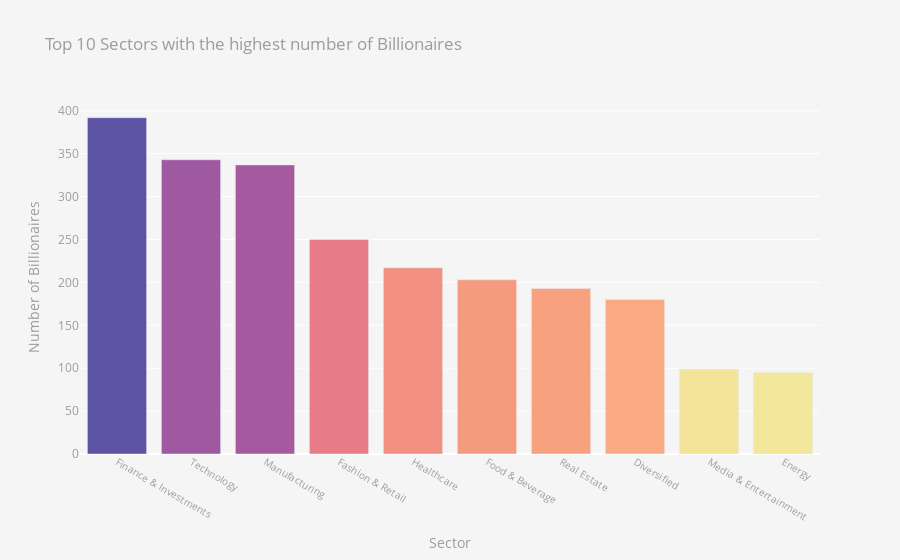

Here is the notebook cell this chart was saved with:
### Code cell
trace = go.Bar(
    x = top_10_categories["category"],
    y = top_10_categories["count"],
    marker = dict(
        color = top_10_categories["count"],
        colorscale = "sunset",
    )
)
layout = dict(
    title = dict(
        text="Top 10 Sectors with the highest number of Billionaires", 
        font = dict(color="#9C9C9C")
    ),
    xaxis = dict(
        color = "#9C9C9C",
        title = "Sector",
        tickfont = dict(size=10)
    ),
    yaxis = dict(
        color = "#9C9C9C",
        title = "Number of Billionaires"
    ),
    paper_bgcolor = "#F5F5F5",
    plot_bgcolor = "#F5F5F5"
)

fig = go.Figure(data = [trace], layout = layout)
fig.show()

### Figure 1 — Plotly figure (JSON) as saved in the notebook; plotly's stock layout.template omitted (floating-point values rounded to 4 significant figures)
{"data": [{"marker": {"color": [392, 343, 337, 250, 217, 203, 193, 180, 99, 95], "colorscale": [[0, "rgb(243, 231, 155)"], [0.1667, "rgb(250, 196, 132)"], [0.3333, "rgb(248, 160, 126)"], [0.5, "rgb(235, 127, 134)"], [0.6667, "rgb(206, 102, 147)"], [0.8333, "rgb(160, 89, 160)"], [1, "rgb(92, 83, 165)"]]}, "type": "bar", "x": ["Finance & Investments", "Technology", "Manufacturing", "Fashion & Retail", "Healthcare", "Food & Beverage", "Real Estate", "Diversified", "Media & Entertainment", "Energy"], "y": [392, 343, 337, 250, 217, 203, 193, 180, 99, 95]}], "layout": {"paper_bgcolor": "#F5F5F5", "plot_bgcolor": "#F5F5F5", "title": {"font": {"color": "#9C9C9C"}, "text": "Top 10 Sectors with the highest number of Billionaires"}, "xaxis": {"color": "#9C9C9C", "tickfont": {"size": 10}, "title": {"text": "Sector"}}, "yaxis": {"color": "#9C9C9C", "title": {"text": "Number of Billionaires"}}}}
